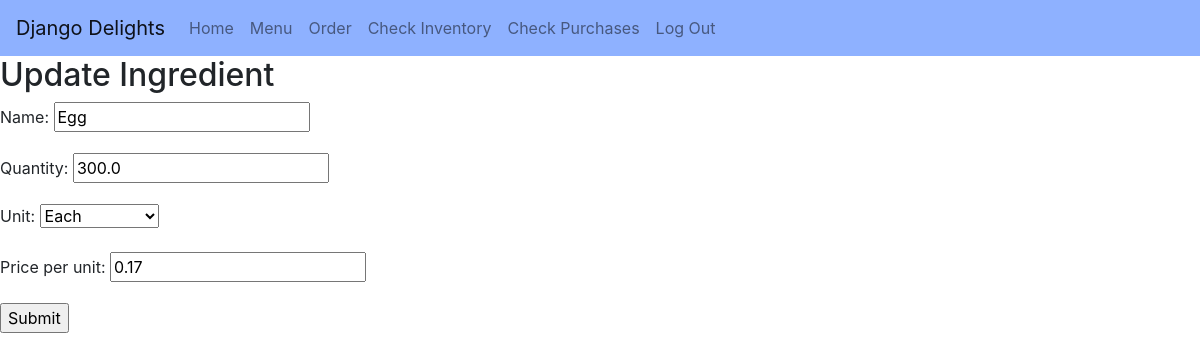
The page /ingredients/update/4 (signed in) on the database its author committed.
### inventory/models.py (models this page shows, shortened)
class Ingredient(models.Model):
    POUNDS = 'lbs'
    CUPS = 'cups'
    TABLESPOONS = 'tbsp'
    TEASPOONS = 'tsp'
    EACH = 'each'
    UNIT_CHOICES = [
        (POUNDS, 'Pounds'),
        (CUPS, 'Cups'),
        (TABLESPOONS, 'Tablespoons'),
        (TEASPOONS, 'Teaspoons'),
        (EACH, 'Each')
    ]
    name = models.CharField(max_length=100)
    quantity = models.FloatField()
    unit = models.CharField(max_length=4, choices=UNIT_CHOICES)
    price_per_unit = models.DecimalField(max_digits=10, decimal_places=2)

### inventory/views.py (the view)
# urls.py: path('ingredients/update/<pk>', views.IngredientUpdate.as_view(), name='ingredientupdate'),
class IngredientUpdate(LoginRequiredMixin, UpdateView):
    model = Ingredient
    template_name = 'inventory/ingredient_update_form.html'
    form_class = IngredientUpdateForm

### inventory/forms.py
class IngredientUpdateForm(forms.ModelForm):
    class Meta:
        model = Ingredient
        fields = '__all__'

### inventory/templates/inventory/ingredient_update_form.html (shortened to what this page needs)
{% extends './base.html' %}
{% block content %}
<h2>Update Ingredient</h2>
<form method="post">
<div>
  {{ form.as_p }}
  <input type="submit" value="Submit" />
</div>
</form>
{% endblock %}

### rows shown on the page
Ingredient: name "Egg", quantity "300.0", unit "Each", price_per_unit "0.17"
